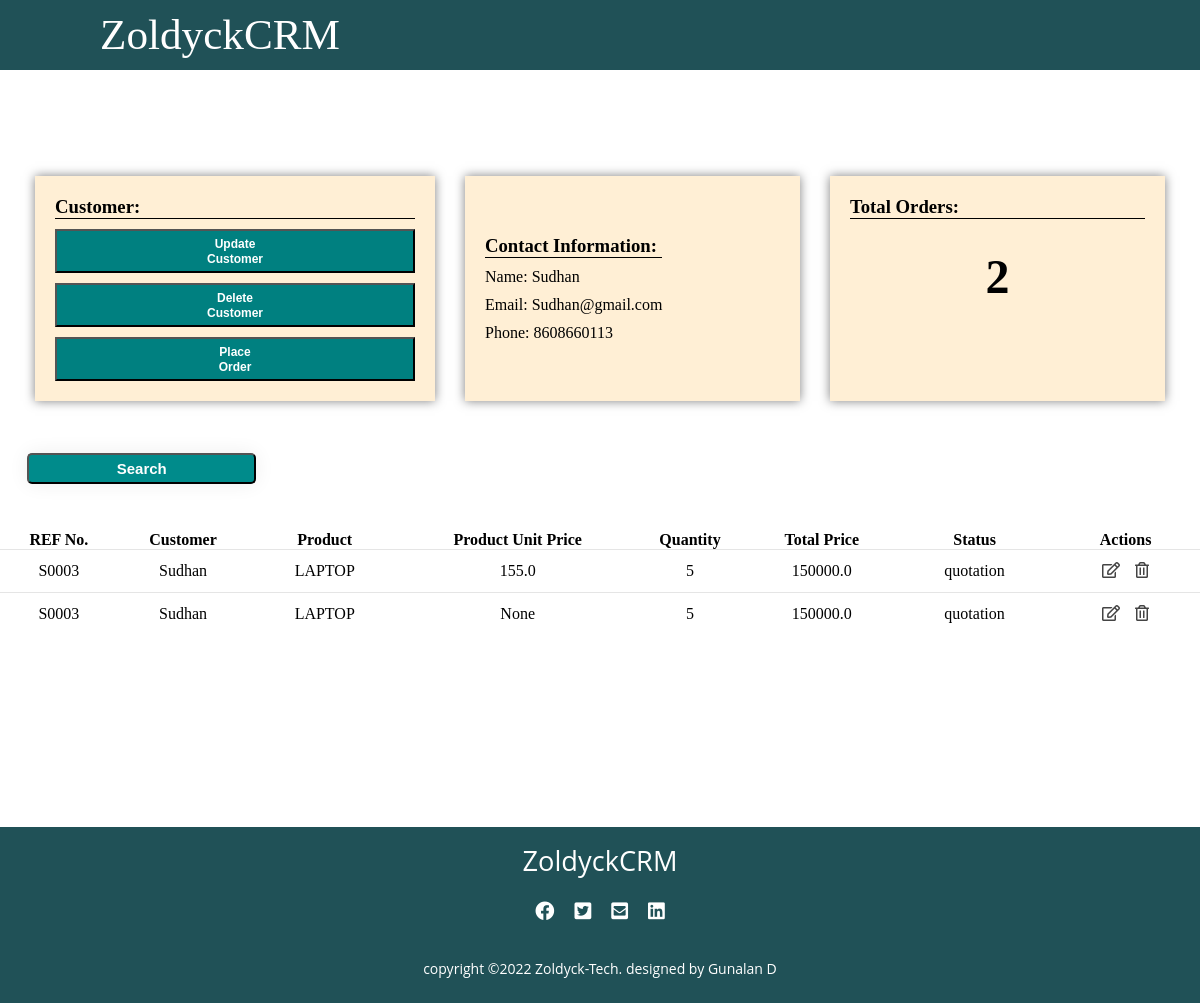
The page /2/ on the database as committed earlier.
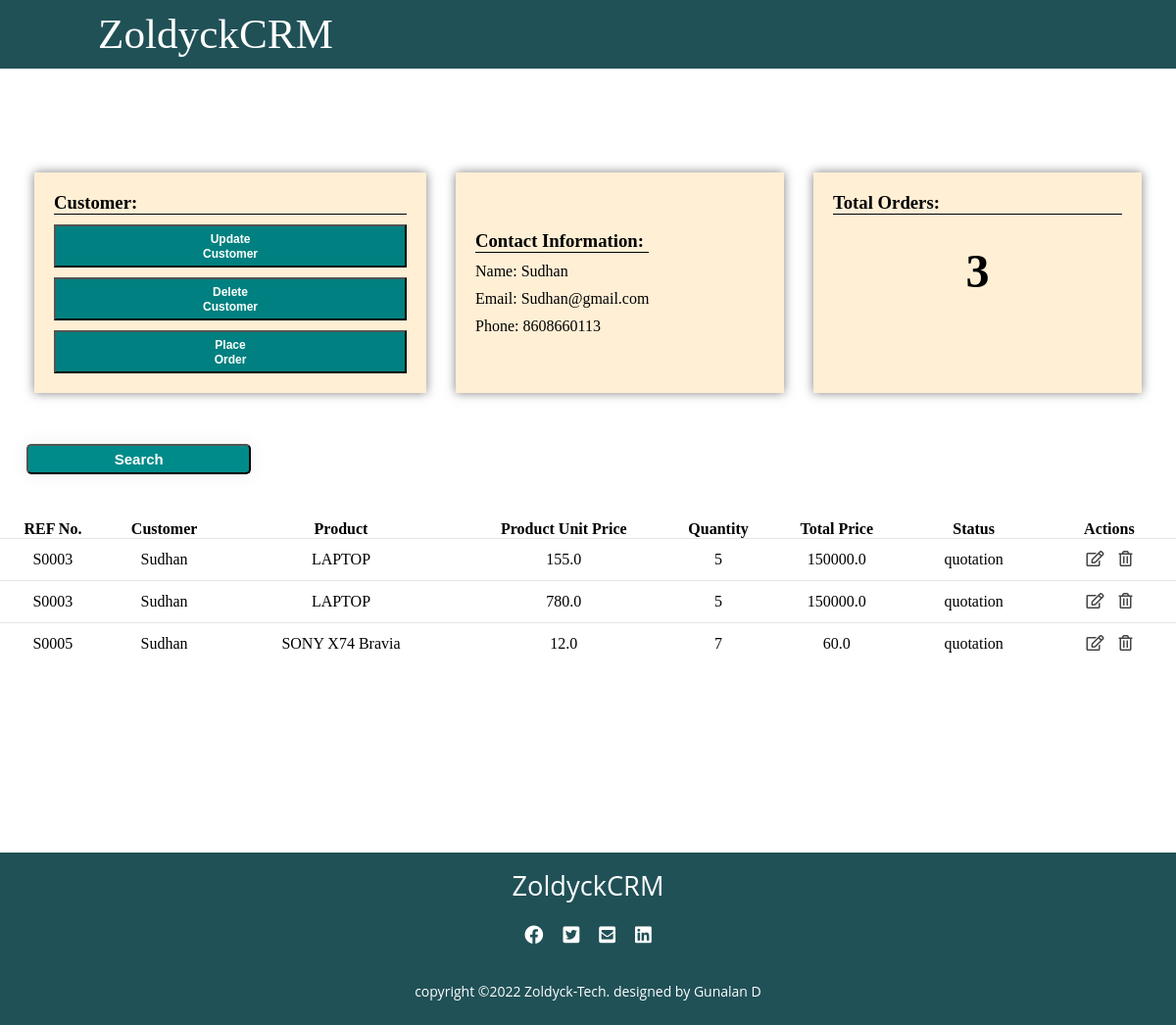
The same page on the database as committed later.
### accounts/models.py (models this page shows, shortened)
class SaleOrder(models.Model):
    STATUS = (
        ('quotation', 'Quotation'),
        ('ordered', 'Ordered'),
        ('pending', 'Pending'),
        ('delivered', 'Delivered'),
        ('cancelled', 'Cancelled'),
        ('invoiced', 'Invoiced'),
    )
    sale_order_referencenumber = models.CharField(max_length=200, null= True)
    sale_order_customer = models.ForeignKey(Customer, on_delete=models.SET_NULL, null= True) # added a realtionship between the two models
    sale_order_product =  models.ForeignKey(Product, on_delete=models.SET_NULL, null= True)
    sale_order_quantity = models.IntegerField(null= True)
    sale_order_total_price = models.FloatField(null= True)
    sale_order_unit_price = models.FloatField(null= True)
    status = models.CharField(max_length=200, null= True , choices=STATUS, default='quotation')
    sale_order_date = models.DateTimeField(auto_now_add=True , null= True)

class Customer(models.Model):
    customer_pic = models.ImageField(upload_to='customer_pics/', blank=True)
    customer_name = models.CharField(max_length=50, null= True)
    customer_email = models.CharField(max_length=200 , null= True)
    customer_mobile = models.CharField(max_length=50 , null= True)
    date_created = models.DateTimeField(auto_now_add=True , null= True)
    def __str__(self):
        return self.customer_name

class Product(models.Model):
    CATEGORIES = (
        ('service', 'Service'),
        ('stockable', 'Stockable'),
    )
    product_name = models.CharField(max_length=200, null= True)
    product_price = models.FloatField(null= True)
    product_category = models.CharField(max_length=200, null= True , choices=CATEGORIES)
    product_description = models.CharField(max_length=200, null= True)
    date_created = models.DateTimeField(auto_now_add=True , null= True)
    product_tag = models.ManyToManyField(ProductTag ,blank=True, null=True)
    def __str__(self):
        return self.product_name

### accounts/views.py (the view)
# urls.py: path('<int:customer_id>/', views.customer, name='customer'),
def customer(request, customer_id):
    customer = Customer.objects.get(id=customer_id)
    saleorder = SaleOrder.objects.all()
    orders = customer.saleorder_set.all() # this is the same as above
    order_count = orders.count()
    context = {
        'customer': customer,
        'order_count': order_count,
        'orders': orders,
    }
    return render(request, 'accounts/customer.html',context)

### accounts/templates/accounts/customer.html
{% extends 'accounts/layout.html'%}
{% block content %}
<section>
    <div class="main">
        <div class="cus-cards">
            <div class="cus-card">
                <div class="card-content">
                    <h3>Customer:</h3>
                    <button class="bnx"><a href="{% url 'update_customer' customer.id %}">Update Customer</a></button>
                    <button class="bnx"><a href="{% url 'delete_customer' customer.id %}">Delete Customer</a></button>
                    <button class="bnx"><a href="{% url 'create_cu_order' customer.id %}">Place Order</a></button>
                </div>
            </div>
            <div class="cus-card">
                <div class="card-content">
                    <h3>Contact Information:</h3>
                    <p>Name:  <span style="text-align: right;">{{ customer.customer_name }}</span></p>
                    <p>Email:  <span style="text-align: right;">{{ customer.customer_email }}</span></p>
                    <p>Phone: {{ customer.customer_mobile }}</p>
                </div>
            </div>
            <div class="cus-card1">
                <div class="card-content">
                    <h3>Total Orders:</h3>
                    <h1>{{order_count}}</h3>
                </div>
            </div>
        </div>
        <div class="cus-prod-tables">
            <div class="button">
                <button class="crt-ser"><a href="">Search</a></button>
            </div>
            <div class="latest-cus-prod">
                <table class="cus-prod-customers">
                    <thead>
                        <tr>
                            <th>REF No.</th>
                            <th>Customer</th>
                            <th>Product</th>
                            <th>Product Unit Price</th>
                            <th>Quantity</th>
                            <th>Total Price</th>
                            <th>Status</th>
                            <th>Actions</th>
                        </tr>
                    </thead>
                    <tbody>
                        {% for ord in orders %}
                        <tr>
                             <td>{{ ord.sale_order_referencenumber  }}</td>
                             <td>{{ ord.sale_order_customer }}</td>
                             <td>{{ ord.sale_order_product  }}</td>
                             <td>{{ ord.sale_order_unit_price  }}</td>
                             <td>{{ ord.sale_order_quantity }}</td>
                             <td>{{ ord.sale_order_total_price  }}</td>
                             <td>{{ ord.status  }}</td>
                            <td>
                                <a href="{% url 'update_order' ord.id %}"><i class="far fa-edit"></i></a>
                                <a href="{% url 'delete_order' ord.id %}"><i class="far fa-trash-alt"></i></a>
                            </td>
                        </tr>
                        {% endfor %}
                    </tbody>
                </table>
            </div>
        </div>
    </div>
</section>
{% endblock %}

Rows that differ between the two databases and show on the page:
changed SaleOrder (number 2 of 3 on the later page): sale_order_unit_price "None" → "780.0"
added SaleOrder: sale_order_referencenumber "S0005", sale_order_customer "Sudhan", sale_order_product "SONY X74 Bravia", sale_order_unit_price "12.0", sale_order_quantity "7", sale_order_total_price "60.0", status "quotation"
Other text that changed with them:
{{ order_count }}: "2" → "3"
